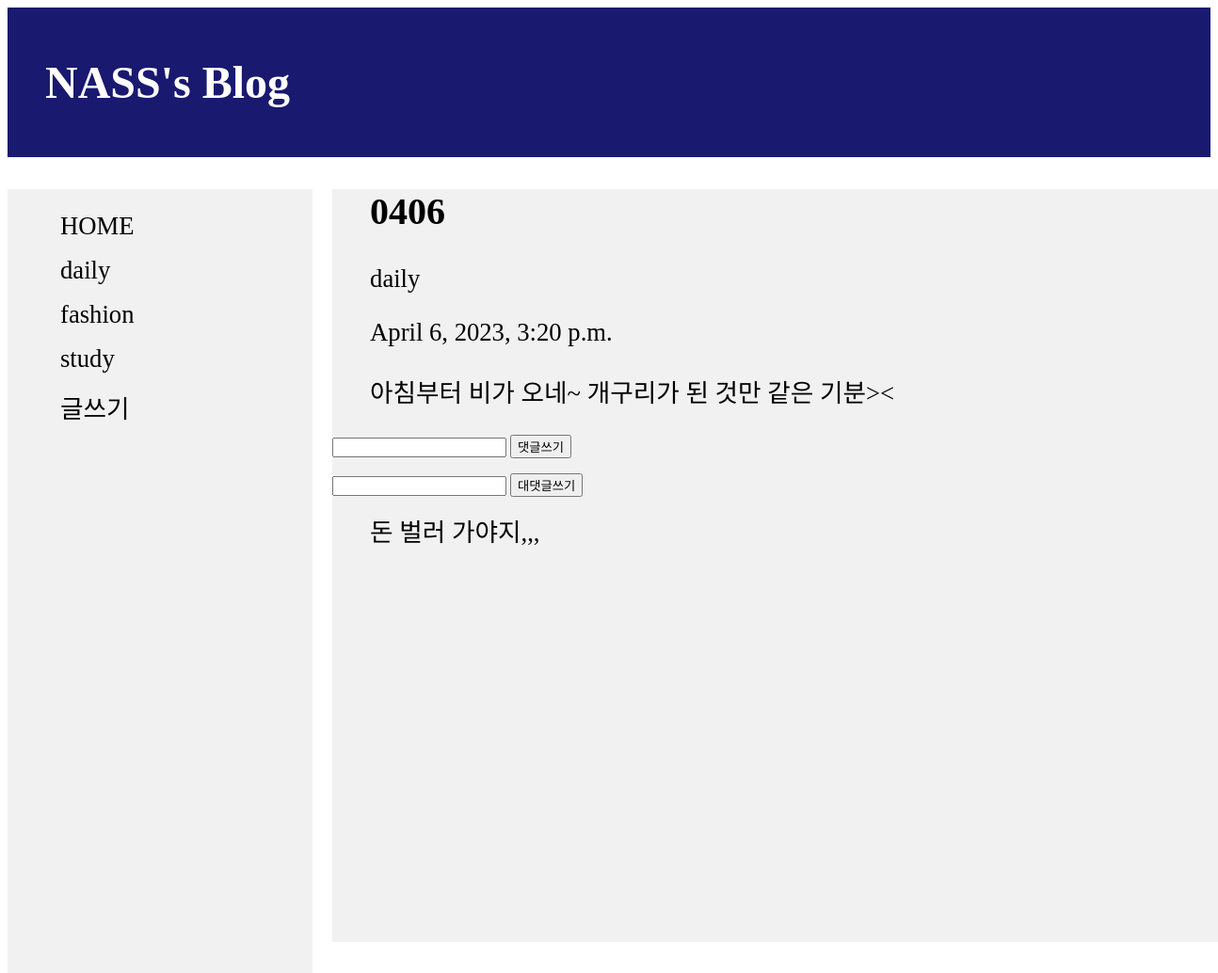
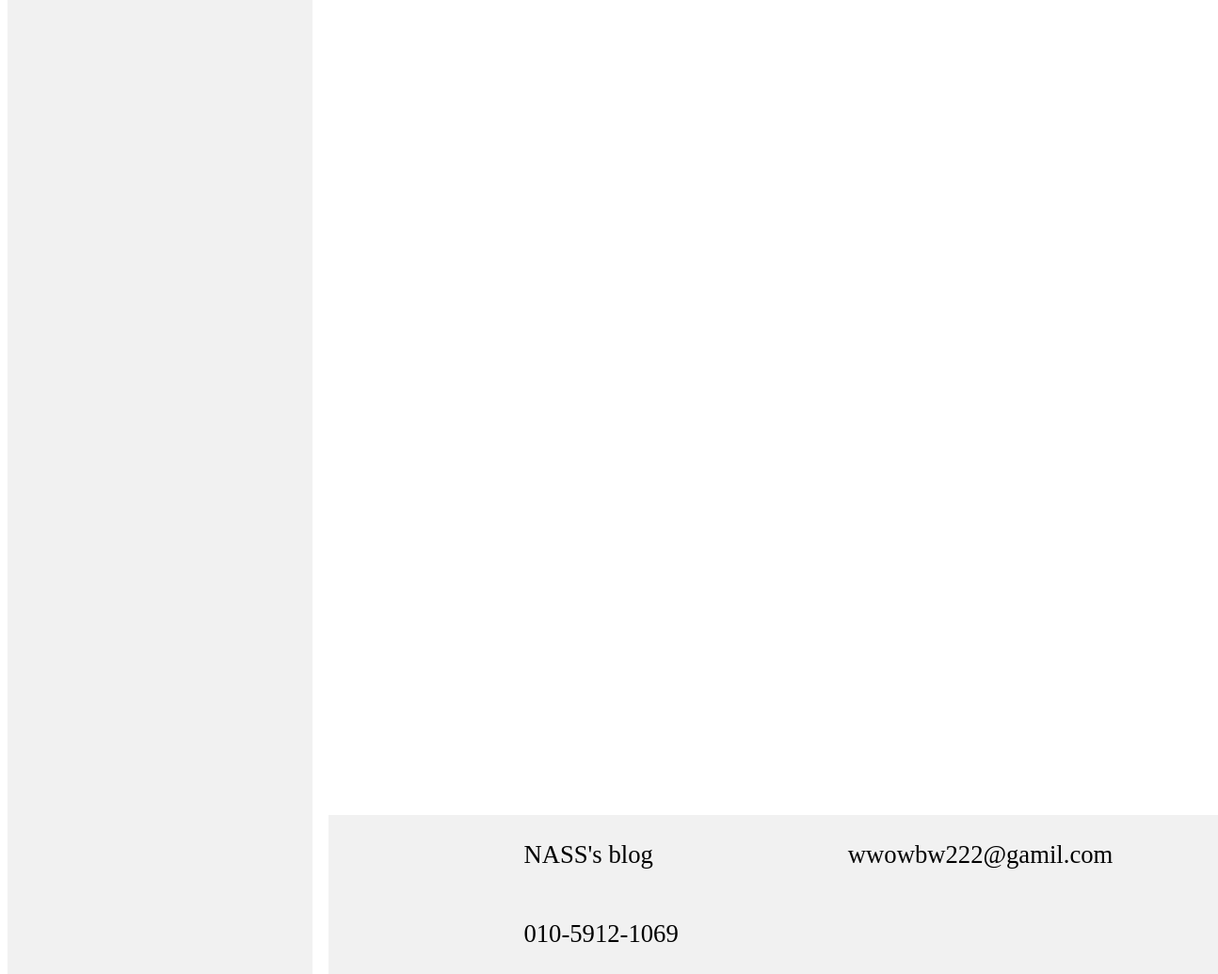
Screenshot of /recomment/4/4/ with the database file from the repository (2 pictures, top to bottom).
### myblogApp/models.py (models this page shows, shortened)
class Article(models.Model):
    title = models.CharField(max_length=200)
    content = models.TextField()
    category = models.CharField(max_length=50, default="")
    date = models.DateTimeField(default=datetime.now())

class Recomment(models.Model):
    comment=models.ForeignKey(Comment, on_delete=models.CASCADE, related_name='recomments')
    content=models.TextField()

### myblogApp/views.py (the view, shortened to what this page needs)
# urls.py: path('recomment/<int:list_id>/<int:comment_id>/', views.recomment, name='recomment'),
def recomment(request, list_id, comment_id):
    article = Article.objects.get(pk=list_id)
    comment = Comment.objects.get(pk=comment_id)
    categorys = ['daily', 'fashion', 'study']
    return render(request, 'recomment.html', {'article': article, 'comment': comment, 'categorys': categorys})

### myblogApp/templates/recomment.html (shortened to what this page needs)
{% extends 'base.html' %}
{% block css %}
{% load static %}
<link rel="stylesheet" type="text/css" href="{% static 'detail.css' %}">
{% endblock %}
{% block content %}
<header>
    <h1>NASS's Blog</h1>
</header>
<main>
    <div class="menu">
        <div class="category">
            <ul>
                <li><a href="{% url 'home' %}">HOME</a></li>
                {% for category in categorys %}
                <li><a href="{% url 'list' category %}">{{ category }}</a></li>
                {% endfor %}
                <li><a href="{% url 'new' %}">글쓰기</a></li>
            </ul>
        </div>
    </div>
    <div class="content">
        <ul>
            <li>
                <h2>{{ article.title }}</h2>
                <span>{{ article.category }}</span>
                <p class="date">{{ article.date }}</p>
                <p>{{ article.content }}</p>
            </li>
        </ul>
        <form action="" method="post">
            <input type="text" name="content">
            <button type="sumbit">댓글쓰기</button>
        </form>
        <form action="" method="post">
        <input type="text" name="content">
        <button type="submit">대댓글쓰기</button>
    </form>
    <ul>
        {% for recomment in comment.recomments.all %}
        <li>
            <span>{{ recomment.content }}</span>
        </li>
        {% endfor %}
    </ul>
    </div>
</main>
{% endblock %}

### myblogApp/static/detail.css (style rules this page uses)
header { background-color: #191970; margin-top: 0; padding: 20px 20px 20px 40px; position: sticky; }
header h1 { color: #ffffff; font-size: 36pt; text-decoration: none; }
.menu { list-style-type: none; margin: 0; padding: 0; width: 25%; background-color: #f1f1f1; position: fixed; height: 100%; overflow: auto; }
li a { display: block; color: #000; padding: 8px 16px; text-decoration: none; }
li { font-size: 20pt; list-style-type: none; }
.content { background-color: #f1f1f1; width: 80%; left: 27%; position: relative; height: 800px; }

### rows the page displays
Article: title "0406", category "daily", date "April 6, 2023, 3:20 p.m.", content "아침부터 비가 오네~ 개구리가 된 것만 같은 기분><"
Recomment: content "돈 벌러 가야지,,,"

### other values shown
{{ category }} "daily" "fashion" "study"
